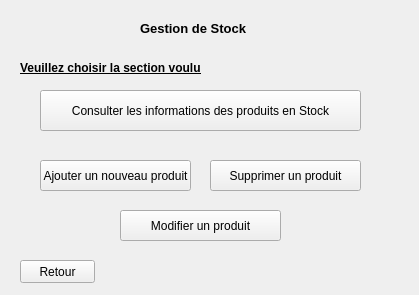
<?xml version="1.0" encoding="UTF-8"?>
<ui version="4.0">
 <class>Form</class>
 <widget class="QWidget" name="Form">
  <property name="geometry">
   <rect>
    <x>0</x>
    <y>0</y>
    <width>419</width>
    <height>295</height>
   </rect>
  </property>
  <property name="windowTitle">
   <string>Form</string>
  </property>
  <widget class="QLabel" name="label">
   <property name="geometry">
    <rect>
     <x>140</x>
     <y>20</y>
     <width>121</width>
     <height>16</height>
    </rect>
   </property>
   <property name="font">
    <font>
     <pointsize>10</pointsize>
     <weight>75</weight>
     <bold>true</bold>
    </font>
   </property>
   <property name="text">
    <string>Gestion de Stock</string>
   </property>
  </widget>
  <widget class="QLabel" name="label_2">
   <property name="geometry">
    <rect>
     <x>20</x>
     <y>60</y>
     <width>181</width>
     <height>16</height>
    </rect>
   </property>
   <property name="font">
    <font>
     <weight>75</weight>
     <bold>true</bold>
     <underline>true</underline>
    </font>
   </property>
   <property name="text">
    <string>Veuillez choisir la section voulu :</string>
   </property>
  </widget>
  <widget class="QPushButton" name="pushButton">
   <property name="geometry">
    <rect>
     <x>40</x>
     <y>90</y>
     <width>321</width>
     <height>41</height>
    </rect>
   </property>
   <property name="text">
    <string>Consulter les informations des produits en Stock</string>
   </property>
  </widget>
  <widget class="QPushButton" name="pushButton_2">
   <property name="geometry">
    <rect>
     <x>40</x>
     <y>160</y>
     <width>151</width>
     <height>31</height>
    </rect>
   </property>
   <property name="text">
    <string>Ajouter un nouveau produit</string>
   </property>
  </widget>
  <widget class="QPushButton" name="pushButton_3">
   <property name="geometry">
    <rect>
     <x>210</x>
     <y>160</y>
     <width>151</width>
     <height>31</height>
    </rect>
   </property>
   <property name="text">
    <string>Supprimer un produit</string>
   </property>
  </widget>
  <widget class="QPushButton" name="pushButton_4">
   <property name="geometry">
    <rect>
     <x>120</x>
     <y>210</y>
     <width>161</width>
     <height>31</height>
    </rect>
   </property>
   <property name="text">
    <string>Modifier un produit</string>
   </property>
  </widget>
  <widget class="QPushButton" name="pushButton_5">
   <property name="geometry">
    <rect>
     <x>20</x>
     <y>260</y>
     <width>75</width>
     <height>23</height>
    </rect>
   </property>
   <property name="text">
    <string>Retour</string>
   </property>
  </widget>
 </widget>
 <resources/>
 <connections/>
</ui>
